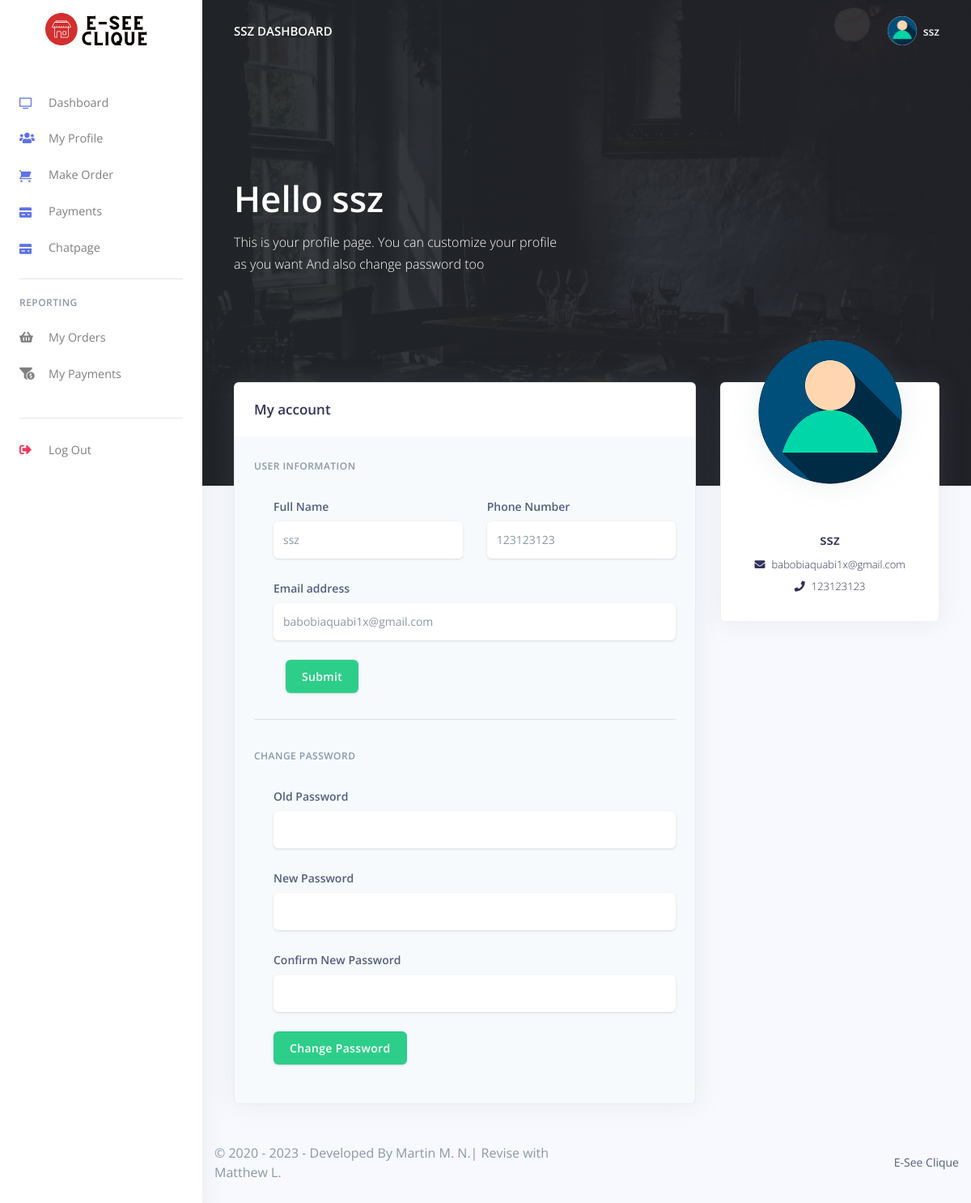
The app's page /Restro/customer/change_profile.php (signed in) with its own data.
### tables this page shows
CREATE TABLE `rpos_customers` (
  `customer_id` varchar(200) NOT NULL,
  `customer_name` varchar(200) NOT NULL,
  `customer_phoneno` varchar(200) NOT NULL,
  `customer_email` varchar(200) NOT NULL,
  `customer_password` varchar(200) NOT NULL,
  `created_at` timestamp(6) NOT NULL DEFAULT current_timestamp(6) ON UPDATE current_timestamp(6),
  `IP_Address` varchar(50) NOT NULL
);

### Restro/customer/change_profile.php (the view, shortened to what this page needs)
<?php
include('config/config.php');
require_once('partials/_head.php');
?>
<body>
    <?php
    require_once('partials/_sidebar.php');
    ?>
    <div class="main-content">
        <?php
        require_once('partials/_topnav.php');
        $customer_id = $_SESSION['customer_id'];
        $ret = "SELECT * FROM  rpos_customers  WHERE customer_id = '$customer_id'";
        $stmt = $mysqli->prepare($ret);
        $stmt->execute();
        $res = $stmt->get_result();
        while ($customer = $res->fetch_object()) {
        ?>
            <div class="header pb-8 pt-5 pt-lg-8 d-flex align-items-center" style="min-height: 600px; background-image: url(../admin/assets/img/theme/restro00.jpg); background-size: cover; background-position: center top;">
                <span class="mask bg-gradient-default opacity-8"></span>
                <div class="container-fluid d-flex align-items-center">
                    <div class="row">
                        <div class="col-lg-7 col-md-10">
                            <h1 class="display-2 text-white">Hello <?php echo $customer->customer_name; ?></h1>
                            <p class="text-white mt-0 mb-5">This is your profile page. You can customize your profile as you want And also change password too</p>
                        </div>
                    </div>
                </div>
            </div>
            <div class="container-fluid mt--8">
                <div class="row">
                    <div class="col-xl-4 order-xl-2 mb-5 mb-xl-0">
                        <div class="card card-profile shadow">
                            <div class="row justify-content-center">
                                <div class="col-lg-3 order-lg-2">
                                    <div class="card-profile-image">
                                        <a href="#">
                                            <img src="../admin/assets/img/theme/user-a-min.png" class="rounded-circle">
                                        </a>
                                    </div>
                                </div>
                            </div>
                            <div class="card-body pt-0 pt-md-4">
                                <div class="row">
                                    <div class="col">
                                        <div class="card-profile-stats d-flex justify-content-center mt-md-5">
                                            <div>
                                            </div>
                                            <div>
                                            </div>
                                            <div>
                                            </div>
                                        </div>
                                    </div>
                                </div>
                                <div class="text-center">
                                    <h3>
                                        <?php echo $customer->customer_name; ?></span>
                                    </h3>
                                    <div class="h5 font-weight-300">
                                        <i class="fas fa-envelope mr-2"></i><?php echo $customer->customer_email; ?>
                                    </div>
                                    <div class="h5 font-weight-300">
                                        <i class="fas fa-phone mr-2"></i><?php echo $customer->customer_phoneno; ?>
                                    </div>
                                </div>
                            </div>
                        </div>
                    </div>
                    <div class="col-xl-8 order-xl-1">
                        <div class="card bg-secondary shadow">
                            <div class="card-header bg-white border-0">
                                <div class="row align-items-center">
                                    <div class="col-8">
                                        <h3 class="mb-0">My account</h3>
                                    </div>
                                    <div class="col-4 text-right">
                                    </div>
                                </div>
                            </div>
                            <div class="card-body">
                                <form method="POST">
                                    <h6 class="heading-small text-muted mb-4">User information</h6>
                                    <div class="pl-lg-4">
                                        <div class="row">
                                            <div class="col-lg-6">
                                                <div class="form-group">
                                                    <label class="form-control-label" for="input-username">Full Name</label>
                                                    <input type="text" name="customer_name" value="<?php echo $customer->customer_name; ?>" id="input-username" class="form-control form-control-alternative" >
                                                </div>
                                            </div>
                                            <div class=" col-lg-6">
                                                <div class="form-group">
                                                    <label class="form-control-label" for="input-email">Phone Number</label>
                                                    <input type="text" id="input-email" value="<?php echo $customer->customer_phoneno; ?>" name="customer_phone" class="form-control form-control-alternative">
                                                </div>
                                            </div>
                                            <div class="col-lg-12">
                                                <div class="form-group">
                                                    <label class="form-control-label" for="input-email">Email address</label>
                                                    <input type="email" id="input-email" value="<?php echo $customer->customer_email; ?>" name="customer_email" class="form-control form-control-alternative">
                                                </div>
                                            </div>
                                        </div>
                                        <div class="col-lg-12">
                                            <div class="form-group">
                                                <input type="submit" id="input-email" name="ChangeProfile" class="btn btn-success form-control-alternative" value="Submit">
                                            </div>
                                        </div>
                                    </div>
                                </form>
                                <hr>
                                <form method ="post">
                                        <h6 class="heading-small text-muted mb-4">Change Password</h6>
                                        <div class="pl-lg-4">
                                            <div class="row">
                                                <div class="col-lg-12">
                                                    <div class="form-group">
                                                        <label class="form-control-label" for="input-username">Old Password</label>
                                                        <input type="password" name="old_password" id="input-username" class="form-control form-control-alternative">
                                                    </div>
                                                </div>
                                                <div class="col-lg-12">
                                                    <div class="form-group">
                                                        <label class="form-control-label" for="input-email">New Password</label>
                                                        <input type="password" name="new_password" class="form-control form-control-alternative">
                                                    </div>
                                                </div>
                                                <div class="col-lg-12">
                                                    <div class="form-group">
                                                        <label class="form-control-label" for="input-email">Confirm New Password</label>
                                                        <input type="password" name="confirm_password" class="form-control form-control-alternative">
                                                    </div>
                                                </div>
                                                <div class="col-lg-12">
                                                    <div class="form-group">
                                                        <input type="submit" id="input-email" name="changePassword" class="btn btn-success form-control-alternative" value="Change Password">
                                                    </div>
                                                </div>
                                            </div>
                                        </div>
                                    </div>
                            </div>
                        </div>
                    </div>
                </div>
            <?php
            require_once('partials/_footer.php');
        }
            ?>
            </div>
    <?php
    require_once('partials/_sidebar.php');
    ?>
</body>
</html>

### Restro/customer/partials/_sidebar.php (shortened to what this page needs)
<?php
$customer_id = $_SESSION['customer_id'];
$ret = "SELECT * FROM  rpos_customers  WHERE customer_id = '$customer_id'";
$stmt = $mysqli->prepare($ret);
$stmt->execute();
$res = $stmt->get_result();
while ($customer = $res->fetch_object()) {
?>
  <nav class="navbar navbar-vertical fixed-left navbar-expand-md navbar-light bg-white" id="sidenav-main">
    <div class="container-fluid">
      <a class="navbar-brand pt-0" href="dashboard">
        <img src="../admin/assets/img/brand/test.svg" class="navbar-brand-img" alt="...">
      </a>
      <div class="collapse navbar-collapse" id="sidenav-collapse-main">
        <ul class="navbar-nav">
          <li class="nav-item">
            <a class="nav-link" href="dashboard">
              <i class="ni ni-tv-2 text-primary"></i> Dashboard
            </a>
          </li>
          <li class="nav-item">
            <a class="nav-link" href="change_profile">
              <i class="fas fa-users text-primary"></i> My Profile
            </a>
          </li>
          <li class="nav-item">
            <a class="nav-link" href="orders">
              <i class="ni ni-cart text-primary"></i>Make Order
            </a>
          </li>
          <li class="nav-item">
            <a class="nav-link" href="payments">
              <i class="ni ni-credit-card text-primary"></i> Payments
            </a>
          </li>
          <li class="nav-item">
            <a class="nav-link" href="chat/chatpage">
              <i class="ni ni-credit-card text-primary"></i> Chatpage
            </a>
          </li>
        </ul>
        <hr class="my-3">
        <h6 class="navbar-heading text-muted">Reporting</h6>
        <ul class="navbar-nav mb-md-3">
          <li class="nav-item">
            <a class="nav-link" href="orders_reports">
              <i class="fas fa-shopping-basket"></i> My Orders
            </a>
          </li>
          <li class="nav-item">
            <a class="nav-link" href="payments_reports">
              <i class="fas fa-funnel-dollar"></i> My Payments
            </a>
          </li>
        </ul>
        <hr class="my-3">
        <ul class="navbar-nav mb-md-3">
          <li class="nav-item">
            <a class="nav-link" href="logout">
              <i class="fas fa-sign-out-alt text-danger"></i> Log Out
            </a>
          </li>
        </ul>
      </div>
    </div>
  </nav>
<?php } ?>

### Restro/customer/partials/_topnav.php (shortened to what this page needs)
<?php
$customer_id = $_SESSION['customer_id'];
$ret = "SELECT * FROM  rpos_customers  WHERE customer_id = '$customer_id'";
$stmt = $mysqli->prepare($ret);
$stmt->execute();
$res = $stmt->get_result();
while ($customer = $res->fetch_object()) {
?>
    <nav class="navbar navbar-top navbar-expand-md navbar-dark" id="navbar-main">
        <div class="container-fluid">
            <a class="h4 mb-0 text-white text-uppercase d-none d-lg-inline-block" href="dashboard"><?php echo $customer->customer_name; ?> Dashboard</a>
            <ul class="navbar-nav align-items-center d-none d-md-flex">
                <li class="nav-item dropdown">
                    <a class="nav-link pr-0" href="#" role="button" data-toggle="dropdown" aria-haspopup="true" aria-expanded="false">
                        <div class="media align-items-center">
                            <span class="avatar avatar-sm rounded-circle">
                                <img alt="Image placeholder" src="../admin/assets/img/theme/user-a-min.png">
                            </span>
                            <div class="media-body ml-2 d-none d-lg-block">
                                <span class="mb-0 text-sm  font-weight-bold"><?php echo $customer->customer_name; ?></span>
                            </div>
                        </div>
                    </a>
                </li>
            </ul>
        </div>
    </nav>
<?php } ?>

### Restro/customer/partials/_footer.php
<footer class="py-5">
  <div class="container">
    <div class="row align-items-center justify-content-xl-between">
      <div class="col-xl-6">
        <div class="copyright text-center text-xl-left text-muted">
        &copy; 2020 - <?php echo date('Y'); ?> - Developed By Martin M. N.| Revise with Matthew L.
        </div>
      </div>
      <div class="col-xl-6">
        <ul class="nav nav-footer justify-content-center justify-content-xl-end">
          <li class="nav-item">
            <a href="" class="nav-link" target="_blank">E-See Clique </a>
          </li>
        </ul>
      </div>
    </div>
  </div>
</footer>

### records on screen
rpos_customers: customer_name "SSZ", customer_name "ssz", customer_email "babobiaquabi1x@gmail.com", customer_phoneno "123123123", customer_phone "123123123"
